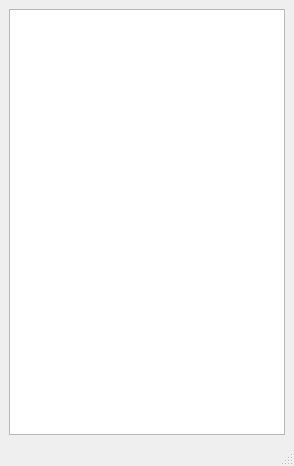
<?xml version="1.0" encoding="UTF-8"?>
<ui version="4.0">
 <class>TestWindowApp</class>
 <widget class="QMainWindow" name="TestWindowApp">
  <property name="geometry">
   <rect>
    <x>0</x>
    <y>0</y>
    <width>294</width>
    <height>466</height>
   </rect>
  </property>
  <property name="windowTitle">
   <string>MainWindow</string>
  </property>
  <widget class="QWidget" name="centralwidget">
   <layout class="QVBoxLayout" name="verticalLayout">
    <item>
     <widget class="QListWidget" name="applist"/>
    </item>
   </layout>
  </widget>
  <widget class="QMenuBar" name="menubar">
   <property name="geometry">
    <rect>
     <x>0</x>
     <y>0</y>
     <width>294</width>
     <height>23</height>
    </rect>
   </property>
  </widget>
  <widget class="QStatusBar" name="statusbar"/>
 </widget>
 <resources/>
 <connections/>
</ui>
